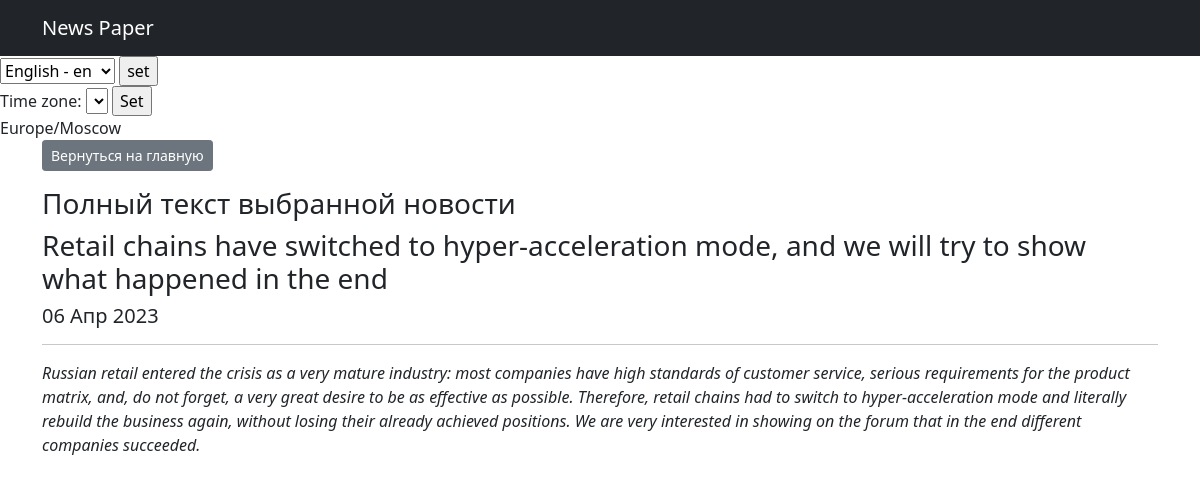
The page /posts/35 on the database its author committed.
### news/models.py (models this page shows, shortened)
class Post(models.Model):
    objects = None
    list_type = [(news, 'Новости'), (article, 'Статья')]
    author = models.ForeignKey(Author, on_delete=models.CASCADE)
    post_type = models.CharField(max_length=2, choices=list_type)
    time_create = models.DateTimeField(auto_now_add=True)
    category = models.ManyToManyField(Category, through='PostCategory')
    title = models.CharField(max_length=250)
    text_post = models.TextField()
    rating = models.FloatField(default=0.0)

### news/views.py (the view)
# urls.py: path('<int:pk>', PostDetail.as_view(), name='post_detail'),
class PostDetail(DetailView):
    model = Post
    template_name = 'post.html'
    context_object_name = 'post'
    queryset = Post.objects.all()
    def get_object(self, *args, **kwargs):
        obj = cache.get(f"post-{self.kwargs['pk']}", None)
        if not obj:
            obj = super().get_object(queryset=self.queryset)
            cache.set(f"post-{self.kwargs['pk']}", obj)
        return obj

### news/templatetags/custom_filters.py (called while the page is built)
@register.filter
@stringfilter
def censor(value):
    for i in range(len(bad_words)):
        num_index = value.lower().find(bad_words[i])
        if num_index > 0:
            value = value.replace(bad_words[i][1:], "*" * (len(bad_words[i]) - 1))
    return value

### news/templates/post.html (shortened to what this page needs)
{% extends 'flatpages/default.html' %}
{% load custom_filters %}
{% block content %}
   <p class="text-left"><a href="."  class="btn btn-secondary btn-sm">Вернуться на главную</a></p>
{% if post.post_type == 'at' %}
 <h3>Полный текст выбранной статьи</h3>
{% elif post.post_type == 'ns'%}
 <h3>Полный текст выбранной новости</h3>
{% endif %}
<h3>{{ post.title }} </h3>
<h5>{{ post.time_create|date:'d M Y' }}</h5>
<hr>
<i>{{ post.text_post|censor }}</i>
{% endblock content %}

### rows shown on the page
Post: title "Retail chains have switched to hyper-acceleration mode, and we will try to show what happened in the end", time_create "06 Апр 2023", text_post|censor "Russian retail entered the crisis as a very mature industry: most companies have high standards of customer service, serious requirements for the product matrix, and, do not forget, a very great desire to be as effective as possible. Therefore, retail chains had to switch to hyper-acceleration mode and literally rebuild the business again, without losing their already achieved positions. We are very interested in showing on the forum that in the end different companies succeeded."

### other values the page prints
{{ TIME_ZONE }} "Europe/Moscow"
form field language "English - en"
